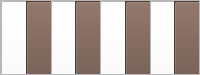
      <widget class="QFrame" name="w4">
       <property name="minimumSize">
        <size>
         <width>0</width>
         <height>75</height>
        </size>
       </property>
       <property name="maximumSize">
        <size>
         <width>16777215</width>
         <height>75</height>
        </size>
       </property>
       <property name="styleSheet">
        <string notr="true">border-width:0px;</string>
       </property>
       <property name="frameShape">
        <enum>QFrame::StyledPanel</enum>
       </property>
       <property name="frameShadow">
        <enum>QFrame::Raised</enum>
       </property>
       <layout class="QHBoxLayout" name="horizontalLayout">
        <property name="spacing">
         <number>0</number>
        </property>
        <property name="leftMargin">
         <number>0</number>
        </property>
        <property name="topMargin">
         <number>0</number>
        </property>
        <property name="rightMargin">
         <number>0</number>
        </property>
        <property name="bottomMargin">
         <number>0</number>
        </property>
        <item>
         <widget class="QFrame" name="f40">
          <property name="styleSheet">
           <string notr="true">background-color: rgb(255, 255, 255);</string>
          </property>
          <property name="frameShape">
           <enum>QFrame::StyledPanel</enum>
          </property>
          <property name="frameShadow">
           <enum>QFrame::Raised</enum>
          </property>
          <widget class="QPushButton" name="p40">
           <property name="geometry">
            <rect>
             <x>0</x>
             <y>0</y>
             <width>75</width>
             <height>75</height>
            </rect>
           </property>
           <property name="minimumSize">
            <size>
             <width>75</width>
             <height>75</height>
            </size>
           </property>
           <property name="contextMenuPolicy">
            <enum>Qt::NoContextMenu</enum>
           </property>
           <property name="text">
            <string/>
           </property>
           <property name="checkable">
            <bool>false</bool>
           </property>
           <property name="autoExclusive">
            <bool>true</bool>
           </property>
          </widget>
         </widget>
        </item>
        <item>
         <widget class="QFrame" name="f41">
          <property name="styleSheet">
           <string notr="true">
background-color: rgb(108, 82, 70);</string>
          </property>
          <property name="frameShape">
           <enum>QFrame::StyledPanel</enum>
          </property>
          <property name="frameShadow">
           <enum>QFrame::Raised</enum>
          </property>
          <widget class="QPushButton" name="p41">
           <property name="geometry">
            <rect>
             <x>0</x>
             <y>0</y>
             <width>75</width>
             <height>75</height>
            </rect>
           </property>
           <property name="minimumSize">
            <size>
             <width>75</width>
             <height>75</height>
            </size>
           </property>
           <property name="contextMenuPolicy">
            <enum>Qt::NoContextMenu</enum>
           </property>
           <property name="text">
            <string/>
           </property>
           <property name="checkable">
            <bool>false</bool>
           </property>
           <property name="autoExclusive">
            <bool>true</bool>
           </property>
          </widget>
         </widget>
        </item>
        <item>
         <widget class="QFrame" name="f42">
          <property name="styleSheet">
           <string notr="true">background-color: rgb(255, 255, 255);</string>
          </property>
          <property name="frameShape">
           <enum>QFrame::StyledPanel</enum>
          </property>
          <property name="frameShadow">
           <enum>QFrame::Raised</enum>
          </property>
          <widget class="QPushButton" name="p42">
           <property name="geometry">
            <rect>
             <x>0</x>
             <y>0</y>
             <width>75</width>
             <height>75</height>
            </rect>
           </property>
           <property name="minimumSize">
            <size>
             <width>75</width>
             <height>75</height>
            </size>
           </property>
           <property name="contextMenuPolicy">
            <enum>Qt::NoContextMenu</enum>
           </property>
           <property name="text">
            <string/>
           </property>
           <property name="checkable">
            <bool>false</bool>
           </property>
           <property name="autoExclusive">
            <bool>true</bool>
           </property>
          </widget>
         </widget>
        </item>
        <item>
         <widget class="QFrame" name="f43">
          <property name="styleSheet">
           <string notr="true">
background-color: rgb(108, 82, 70);</string>
          </property>
          <property name="frameShape">
           <enum>QFrame::StyledPanel</enum>
          </property>
          <property name="frameShadow">
           <enum>QFrame::Raised</enum>
          </property>
          <widget class="QPushButton" name="p43">
           <property name="geometry">
            <rect>
             <x>0</x>
             <y>0</y>
             <width>75</width>
             <height>75</height>
            </rect>
           </property>
           <property name="minimumSize">
            <size>
             <width>75</width>
             <height>75</height>
            </size>
           </property>
           <property name="contextMenuPolicy">
            <enum>Qt::NoContextMenu</enum>
           </property>
           <property name="text">
            <string/>
           </property>
           <property name="checkable">
            <bool>false</bool>
           </property>
           <property name="autoExclusive">
            <bool>true</bool>
           </property>
          </widget>
         </widget>
        </item>
        <item>
         <widget class="QFrame" name="f44">
          <property name="styleSheet">
           <string notr="true">background-color: rgb(255, 255, 255);</string>
          </property>
          <property name="frameShape">
           <enum>QFrame::StyledPanel</enum>
          </property>
          <property name="frameShadow">
           <enum>QFrame::Raised</enum>
          </property>
          <widget class="QPushButton" name="p44">
           <property name="geometry">
            <rect>
             <x>0</x>
             <y>0</y>
             <width>75</width>
             <height>75</height>
            </rect>
           </property>
           <property name="minimumSize">
            <size>
             <width>75</width>
             <height>75</height>
            </size>
           </property>
           <property name="contextMenuPolicy">
            <enum>Qt::NoContextMenu</enum>
           </property>
           <property name="text">
            <string/>
           </property>
           <property name="checkable">
            <bool>false</bool>
           </property>
           <property name="autoExclusive">
            <bool>true</bool>
           </property>
          </widget>
         </widget>
        </item>
        <item>
         <widget class="QFrame" name="f45">
          <property name="styleSheet">
           <string notr="true">
background-color: rgb(108, 82, 70);</string>
          </property>
          <property name="frameShape">
           <enum>QFrame::StyledPanel</enum>
          </property>
          <property name="frameShadow">
           <enum>QFrame::Raised</enum>
          </property>
          <widget class="QPushButton" name="p45">
           <property name="geometry">
            <rect>
             <x>0</x>
             <y>0</y>
             <width>75</width>
             <height>75</height>
            </rect>
           </property>
           <property name="minimumSize">
            <size>
             <width>75</width>
             <height>75</height>
            </size>
           </property>
           <property name="contextMenuPolicy">
            <enum>Qt::NoContextMenu</enum>
           </property>
           <property name="text">
            <string/>
           </property>
           <property name="checkable">
            <bool>false</bool>
           </property>
           <property name="autoExclusive">
            <bool>true</bool>
           </property>
          </widget>
         </widget>
        </item>
        <item>
         <widget class="QFrame" name="f46">
          <property name="styleSheet">
           <string notr="true">background-color: rgb(255, 255, 255);</string>
          </property>
          <property name="frameShape">
           <enum>QFrame::StyledPanel</enum>
          </property>
          <property name="frameShadow">
           <enum>QFrame::Raised</enum>
          </property>
          <widget class="QPushButton" name="p46">
           <property name="geometry">
            <rect>
             <x>0</x>
             <y>0</y>
             <width>75</width>
             <height>75</height>
            </rect>
           </property>
           <property name="minimumSize">
            <size>
             <width>75</width>
             <height>75</height>
            </size>
           </property>
           <property name="contextMenuPolicy">
            <enum>Qt::NoContextMenu</enum>
           </property>
           <property name="text">
            <string/>
           </property>
           <property name="checkable">
            <bool>false</bool>
           </property>
           <property name="autoExclusive">
            <bool>true</bool>
           </property>
          </widget>
         </widget>
        </item>
        <item>
         <widget class="QFrame" name="f47">
          <property name="styleSheet">
           <string notr="true">
background-color: rgb(108, 82, 70);</string>
          </property>
          <property name="frameShape">
           <enum>QFrame::StyledPanel</enum>
          </property>
          <property name="frameShadow">
           <enum>QFrame::Raised</enum>
          </property>
          <widget class="QPushButton" name="p47">
           <property name="geometry">
            <rect>
             <x>0</x>
             <y>0</y>
             <width>75</width>
             <height>75</height>
            </rect>
           </property>
           <property name="minimumSize">
            <size>
             <width>75</width>
             <height>75</height>
            </size>
           </property>
           <property name="contextMenuPolicy">
            <enum>Qt::NoContextMenu</enum>
           </property>
           <property name="text">
            <string/>
           </property>
           <property name="checkable">
            <bool>false</bool>
           </property>
           <property name="autoExclusive">
            <bool>true</bool>
           </property>
          </widget>
         </widget>
        </item>
       </layout>
      </widget>
